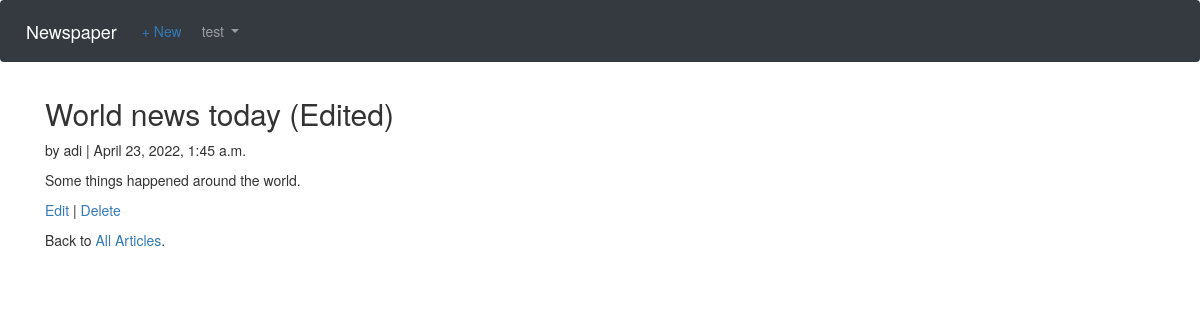
The app's page /articles/2/ (signed in) with its own data.
### users/models.py (models this page shows)
class CustomUser(AbstractUser):
    age = models.PositiveIntegerField(default=0)

### articles/models.py (models this page shows, shortened)
class Article(models.Model):
    title = models.CharField(max_length=255)
    body = models.TextField()
    date = models.DateTimeField(auto_now_add=True)
    author = models.ForeignKey(
        settings.AUTH_USER_MODEL,
        on_delete=models.CASCADE,
    )

### articles/views.py (the view)
# urls.py: path('<int:pk>/', views.ArticleDetailView.as_view(), name='article_detail'),  # new
class ArticleDetailView(LoginRequiredMixin ,DetailView):
    model = models.Article
    template_name = 'article_detail.html'
    login_url = 'login'

### templates/article_detail.html
{% extends 'base.html' %}
{% block content %}
<div class="article-entry">
    <h2>{{ object.title }} (Edited)</h2>
    <p>by {{ object.author }} | {{ object.date }}</p>
    <p>{{ object.body }}</p>
</div>
<p><a href="{% url 'article_edit' article.pk %}">Edit</a> |
     <a href="{% url 'article_delete' article.pk %}">Delete</a></p>
<p>Back to <a href="{% url 'article_list' %}">All Articles</a>.</p>
{% endblock content %}

### templates/base.html (shortened to what this page needs)
<!DOCTYPE html>
<html lang="en">
    <head>
        <link rel="stylesheet" type="text/css" href="https://maxcdn.bootstrapcdn.com/bootstrap/4.0.0/css/bootstrap.min.css">
        <link rel="stylesheet" type="text/css" href="//netdna.bootstrapcdn.com/bootstrap/3.4.1/css/bootstrap.min.css">
    </head>
    <body>
        <nav class="navbar navbar-expand-md navbar-dark bg-dark mb-4">
            <a class="navbar-brand" href="{% url 'home' %}">Newspaper</a>
            {% if user.is_authenticated %}
            <ul class="navbar-nav mr-auto">
                <li class="nav-item">
                    <a href="{% url 'article_new' %}">+ New</a>
                </li>
            </ul>
            {% endif %}
            <div class="collapse navbar-collapse" id="navbarCollapse">
                {% if user.is_authenticated %}
                    <ul class="navbar-nav ml-auto">
                        <li class="nav-item dropdown">
                            <a class="nav-link dropdown-toggle" href="#" id="userMenu" role="button"
                            data-toggle="dropdown" aria-haspopup="true" aria-expanded="false">
                                {{ user.username }}
                            </a>
                        </li>
                    </ul>
                {% else %}
                    <form class="form-inline ml-auto">
                        <a href="{% url 'login' %}" class="btn btn-outline-secondary">Log in</a>
                        <a href="{% url 'signup' %}" class="btn btn-primary ml-2">Sign up</a>
                    </form>
                {% endif %}
            </div>
        </nav>
        <div class="container">
            {% block content %}
            {% endblock %}
        </div>
    </body>
</html>

### records on screen
CustomUser: username "test"
Article: title "World news today", author "adi", date "April 23, 2022, 1:45 a.m.", body "Some things happened around the world."
